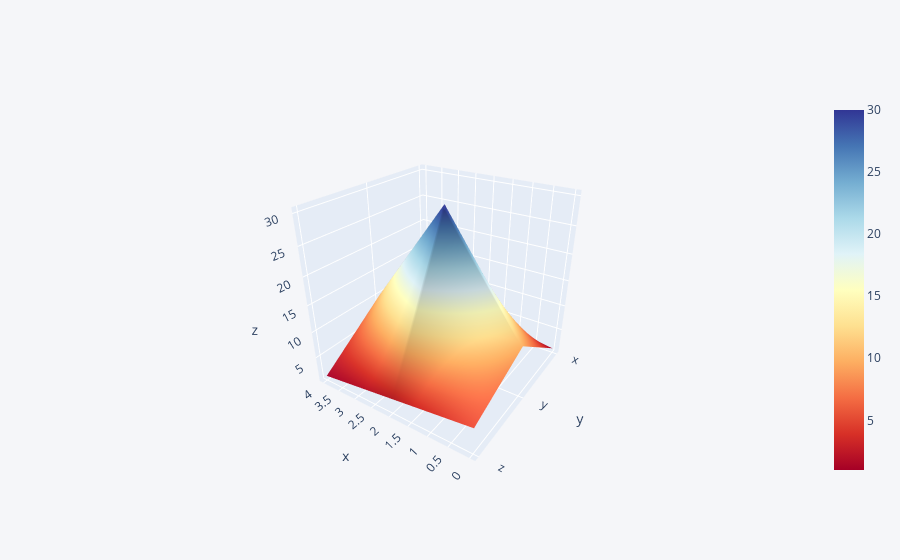

The notebook cell this image was saved under:
### Markdown cell above
## 3d Surface

### Code cell
df3 = pd.DataFrame({'x':[1,2,3,4,5],'y':[10,20,30,20,10],'z':[5,4,3,2,1]})
df3.iplot(kind='surface',colorscale='rdylbu')

### Figure 1 — Plotly figure (JSON) as saved in the notebook; plotly's stock layout.template omitted (floating-point values rounded to 4 significant figures)
{"data": [{"colorscale": [[0, "rgb(165,0,38)"], [0.1, "rgb(215,48,39)"], [0.2, "rgb(244,109,67)"], [0.3, "rgb(253,174,97)"], [0.4, "rgb(254,224,144)"], [0.5, "rgb(255,255,191)"], [0.6, "rgb(224,243,248)"], [0.7, "rgb(171,217,233)"], [0.8, "rgb(116,173,209)"], [0.9, "rgb(69,117,180)"], [1, "rgb(49,54,149)"]], "type": "surface", "x": [0, 1, 2, 3, 4], "y": ["x", "y", "z"], "z": [[1, 2, 3, 4, 5], [10, 20, 30, 20, 10], [5, 4, 3, 2, 1]]}], "layout": {"autosize": true, "legend": {"bgcolor": "#F5F6F9", "font": {"color": "#4D5663"}}, "paper_bgcolor": "#F5F6F9", "plot_bgcolor": "#F5F6F9", "scene": {"aspectmode": "auto", "aspectratio": {"x": 1, "y": 1, "z": 1}, "camera": {"center": {"x": 0, "y": 0, "z": 0}, "eye": {"x": -1.19, "y": 1.782, "z": 1.156}, "projection": {"type": "perspective"}, "up": {"x": 0, "y": 0, "z": 1}}}, "title": {"font": {"color": "#4D5663"}}, "xaxis": {"gridcolor": "#E1E5ED", "showgrid": true, "tickfont": {"color": "#4D5663"}, "title": {"font": {"color": "#4D5663"}, "text": ""}, "zerolinecolor": "#E1E5ED"}, "yaxis": {"gridcolor": "#E1E5ED", "showgrid": true, "tickfont": {"color": "#4D5663"}, "title": {"font": {"color": "#4D5663"}, "text": ""}, "zerolinecolor": "#E1E5ED"}}}
